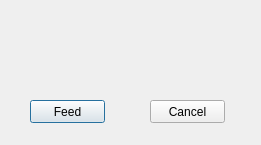
<?xml version="1.0" encoding="UTF-8"?>
<ui version="4.0">
 <class>Feeder</class>
 <widget class="QDialog" name="Feeder">
  <property name="geometry">
   <rect>
    <x>0</x>
    <y>0</y>
    <width>261</width>
    <height>145</height>
   </rect>
  </property>
  <property name="windowTitle">
   <string>Dialog</string>
  </property>
  <widget class="QPushButton" name="pushButton">
   <property name="geometry">
    <rect>
     <x>30</x>
     <y>100</y>
     <width>75</width>
     <height>23</height>
    </rect>
   </property>
   <property name="text">
    <string>Feed</string>
   </property>
  </widget>
  <widget class="QPushButton" name="pushButton_2">
   <property name="geometry">
    <rect>
     <x>150</x>
     <y>100</y>
     <width>75</width>
     <height>23</height>
    </rect>
   </property>
   <property name="text">
    <string>Cancel</string>
   </property>
  </widget>
 </widget>
 <resources/>
 <connections/>
</ui>
